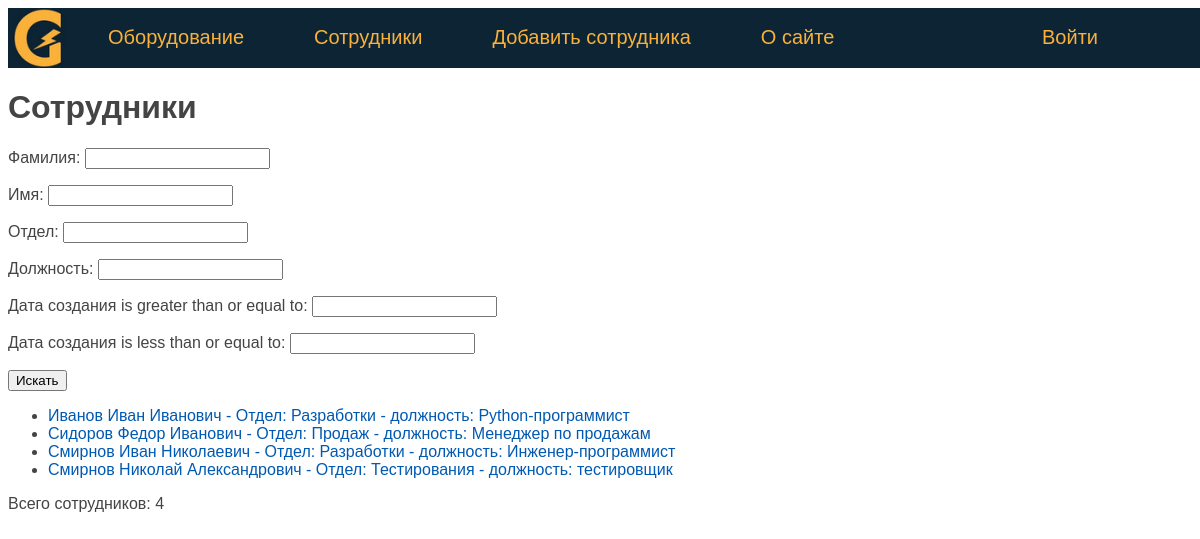
The app's page /persons/ with its own data.
### eqlog/models.py (models this page shows, shortened)
class Person(models.Model):
    last_name = models.CharField(verbose_name='Фамилия', max_length=50)
    first_name = models.CharField(verbose_name='Имя', max_length=50)
    middle_name = models.CharField(verbose_name='Отчество', max_length=50)
    department = models.CharField(verbose_name='Отдел', max_length=50)
    job_title = models.CharField(verbose_name='Должность', max_length=50)
    jobing_at = models.DateField(verbose_name='Дата трудоустройства', default=date(2020, 1, 1))
    created_at = models.DateTimeField(verbose_name='Дата создания', auto_now_add=True)
    updated_at = models.DateTimeField(verbose_name='Дата изменения', auto_now=True)
    remote = models.BooleanField(verbose_name='Удаленщик', default=False)
    is_working = models.BooleanField(verbose_name='Работает', default=True)
    city = models.CharField(verbose_name='Город', max_length=50, default='Москва')
    slug = models.SlugField(verbose_name='URL', max_length=255, unique=True, db_index=True)
    objects = models.Manager()
    def get_absolute_url(self):
        return reverse('person', kwargs={'pers_slug': self.slug})
    class Meta:
        verbose_name = 'Сотрудник'
        verbose_name_plural = 'Сотрудники'
        ordering = ['last_name', 'first_name']

### eqlog/views.py (the view)
# urls.py: path('persons/', PersonHome.as_view(), name='persons'),
class PersonHome(DataMixin, ListView):
    model = Person
    template_name = 'eqlog/persons.html'
    context_object_name = 'persons'
    paginate_by = 20
    def get_context_data(self, **kwargs):
        context = super().get_context_data(**kwargs)
        auth = self.request.user.is_authenticated
        queryset = self.get_queryset()
        ps_filter = PersonFilter(self.request.GET, queryset)
        c_def = self.get_user_context(title='Сотрудники', auth=auth, ps_filter=ps_filter)
        return {**context, **c_def}
    def get_queryset(self):
        queryset = super().get_queryset()
        ps_filter = PersonFilter(self.request.GET, queryset)
        return ps_filter.qs

### eqlog/utils.py (called while the page is built)
    def get_user_context(self, **kwargs):
        context = kwargs
        context['menu'] = menu
        return context

### eqlog/templates/eqlog/persons.html (shortened to what this page needs)
{% extends 'eqlog/base.html' %}
{% block content %}
    <h1>{{ title }}</h1>
        <form method="get" action="{% url 'persons' %}">
            {{ ps_filter.form.as_p }}
            <button type="submit">Искать</button>
        </form>
        <ul>
        {% for p in persons %}
            <li>
                <a href="{{ p.get_absolute_url }}">
                    {{ p.last_name }}
                    {{ p.first_name }}
                    {{ p.middle_name }}
                    - Отдел: {{ p.department }}
                    - должность: {{ p.job_title }}
                </a>
            </li>
        {% endfor %}
        </ul>
        <p> Всего сотрудников: {{ persons | length }}</p>
{% endblock %}

### eqlog/static/eqlog/css/styles.css (style rules this page uses)
body { font-family: 'Arial'; padding: 0; height: 100%; width: 100%; color: #444; }
a { color: #0059b2; text-decoration: none; }

### records on screen
Person: last_name "Иванов", first_name "Иван", middle_name "Иванович", department "Разработки", job_title "Python-программист"
Person: last_name "Сидоров", first_name "Федор", middle_name "Иванович", department "Продаж", job_title "Менеджер по продажам"
Person: last_name "Смирнов", first_name "Иван", middle_name "Николаевич", department "Разработки", job_title "Инженер-программист"
Person: last_name "Смирнов", first_name "Николай", middle_name "Александрович", department "Тестирования", job_title "тестировщик"

### other values on screen
{{ m.title }} "Оборудование" "Сотрудники" "Добавить сотрудника" "О сайте"
{{ title }} "Сотрудники"
{{ persons | length }} "4"
